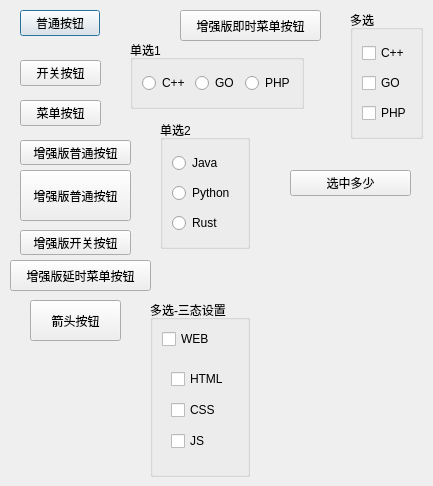
<?xml version="1.0" encoding="UTF-8"?>
<ui version="4.0">
 <class>TestButton</class>
 <widget class="QDialog" name="TestButton">
  <property name="geometry">
   <rect>
    <x>0</x>
    <y>0</y>
    <width>433</width>
    <height>486</height>
   </rect>
  </property>
  <property name="windowTitle">
   <string>Dialog</string>
  </property>
  <widget class="QPushButton" name="normalBtn">
   <property name="geometry">
    <rect>
     <x>20</x>
     <y>10</y>
     <width>80</width>
     <height>26</height>
    </rect>
   </property>
   <property name="text">
    <string>普通按钮</string>
   </property>
  </widget>
  <widget class="QPushButton" name="checkedBtn">
   <property name="geometry">
    <rect>
     <x>20</x>
     <y>60</y>
     <width>81</width>
     <height>26</height>
    </rect>
   </property>
   <property name="text">
    <string>开关按钮</string>
   </property>
  </widget>
  <widget class="QPushButton" name="menuBtn">
   <property name="geometry">
    <rect>
     <x>20</x>
     <y>100</y>
     <width>81</width>
     <height>26</height>
    </rect>
   </property>
   <property name="text">
    <string>菜单按钮</string>
   </property>
  </widget>
  <widget class="QToolButton" name="toolNormalBtn">
   <property name="geometry">
    <rect>
     <x>20</x>
     <y>140</y>
     <width>111</width>
     <height>25</height>
    </rect>
   </property>
   <property name="text">
    <string>增强版普通按钮</string>
   </property>
  </widget>
  <widget class="QToolButton" name="toolCheckedBtn">
   <property name="geometry">
    <rect>
     <x>20</x>
     <y>230</y>
     <width>111</width>
     <height>25</height>
    </rect>
   </property>
   <property name="text">
    <string>增强版开关按钮</string>
   </property>
  </widget>
  <widget class="QToolButton" name="toolMenuBtn">
   <property name="geometry">
    <rect>
     <x>10</x>
     <y>260</y>
     <width>141</width>
     <height>31</height>
    </rect>
   </property>
   <property name="text">
    <string>增强版延时菜单按钮</string>
   </property>
  </widget>
  <widget class="QToolButton" name="toolNormalActBtn">
   <property name="geometry">
    <rect>
     <x>20</x>
     <y>170</y>
     <width>111</width>
     <height>51</height>
    </rect>
   </property>
   <property name="text">
    <string>增强版普通按钮</string>
   </property>
  </widget>
  <widget class="QToolButton" name="toolArrowBut">
   <property name="geometry">
    <rect>
     <x>30</x>
     <y>300</y>
     <width>91</width>
     <height>41</height>
    </rect>
   </property>
   <property name="text">
    <string>箭头按钮</string>
   </property>
  </widget>
  <widget class="QToolButton" name="toolPopMenuBtn">
   <property name="geometry">
    <rect>
     <x>180</x>
     <y>10</y>
     <width>141</width>
     <height>31</height>
    </rect>
   </property>
   <property name="text">
    <string>增强版即时菜单按钮</string>
   </property>
  </widget>
  <widget class="QGroupBox" name="groupBox">
   <property name="geometry">
    <rect>
     <x>130</x>
     <y>40</y>
     <width>174</width>
     <height>69</height>
    </rect>
   </property>
   <property name="title">
    <string>单选1</string>
   </property>
   <layout class="QHBoxLayout" name="horizontalLayout">
    <item>
     <widget class="QRadioButton" name="radioCppBut">
      <property name="text">
       <string>C++</string>
      </property>
     </widget>
    </item>
    <item>
     <widget class="QRadioButton" name="radioGoBut">
      <property name="text">
       <string>GO</string>
      </property>
     </widget>
    </item>
    <item>
     <widget class="QRadioButton" name="radioPhpBut">
      <property name="text">
       <string>PHP</string>
      </property>
     </widget>
    </item>
   </layout>
  </widget>
  <widget class="QGroupBox" name="groupBox_2">
   <property name="geometry">
    <rect>
     <x>160</x>
     <y>120</y>
     <width>90</width>
     <height>129</height>
    </rect>
   </property>
   <property name="title">
    <string>单选2</string>
   </property>
   <layout class="QVBoxLayout" name="verticalLayout">
    <item>
     <widget class="QRadioButton" name="radioJavaBut">
      <property name="text">
       <string>Java</string>
      </property>
     </widget>
    </item>
    <item>
     <widget class="QRadioButton" name="radioPyBut">
      <property name="text">
       <string>Python</string>
      </property>
     </widget>
    </item>
    <item>
     <widget class="QRadioButton" name="radioRustBut">
      <property name="text">
       <string>Rust</string>
      </property>
     </widget>
    </item>
   </layout>
  </widget>
  <widget class="QGroupBox" name="groupBox_3">
   <property name="geometry">
    <rect>
     <x>350</x>
     <y>10</y>
     <width>73</width>
     <height>129</height>
    </rect>
   </property>
   <property name="title">
    <string>多选</string>
   </property>
   <layout class="QVBoxLayout" name="verticalLayout_2">
    <item>
     <widget class="QCheckBox" name="cppCheckBox">
      <property name="text">
       <string>C++</string>
      </property>
     </widget>
    </item>
    <item>
     <widget class="QCheckBox" name="goCheckBox">
      <property name="text">
       <string>GO</string>
      </property>
     </widget>
    </item>
    <item>
     <widget class="QCheckBox" name="phpCheckBox">
      <property name="text">
       <string>PHP</string>
      </property>
     </widget>
    </item>
   </layout>
  </widget>
  <widget class="QLabel" name="selectLabel">
   <property name="geometry">
    <rect>
     <x>290</x>
     <y>210</y>
     <width>111</width>
     <height>141</height>
    </rect>
   </property>
   <property name="text">
    <string/>
   </property>
  </widget>
  <widget class="QPushButton" name="selectBut">
   <property name="geometry">
    <rect>
     <x>290</x>
     <y>170</y>
     <width>121</width>
     <height>26</height>
    </rect>
   </property>
   <property name="text">
    <string>选中多少</string>
   </property>
  </widget>
  <widget class="QGroupBox" name="groupBox_4">
   <property name="geometry">
    <rect>
     <x>150</x>
     <y>300</y>
     <width>100</width>
     <height>177</height>
    </rect>
   </property>
   <property name="title">
    <string>多选-三态设置</string>
   </property>
   <layout class="QVBoxLayout" name="verticalLayout_4">
    <item>
     <widget class="QCheckBox" name="webCheckBox">
      <property name="text">
       <string>WEB</string>
      </property>
     </widget>
    </item>
    <item>
     <widget class="QWidget" name="widget" native="true">
      <layout class="QVBoxLayout" name="verticalLayout_3">
       <item>
        <widget class="QCheckBox" name="htmlCheckBox">
         <property name="text">
          <string>HTML</string>
         </property>
        </widget>
       </item>
       <item>
        <widget class="QCheckBox" name="cssCheckBox">
         <property name="text">
          <string>CSS</string>
         </property>
        </widget>
       </item>
       <item>
        <widget class="QCheckBox" name="jsCheckBox">
         <property name="text">
          <string>JS</string>
         </property>
        </widget>
       </item>
      </layout>
     </widget>
    </item>
   </layout>
  </widget>
 </widget>
 <resources/>
 <connections/>
</ui>
